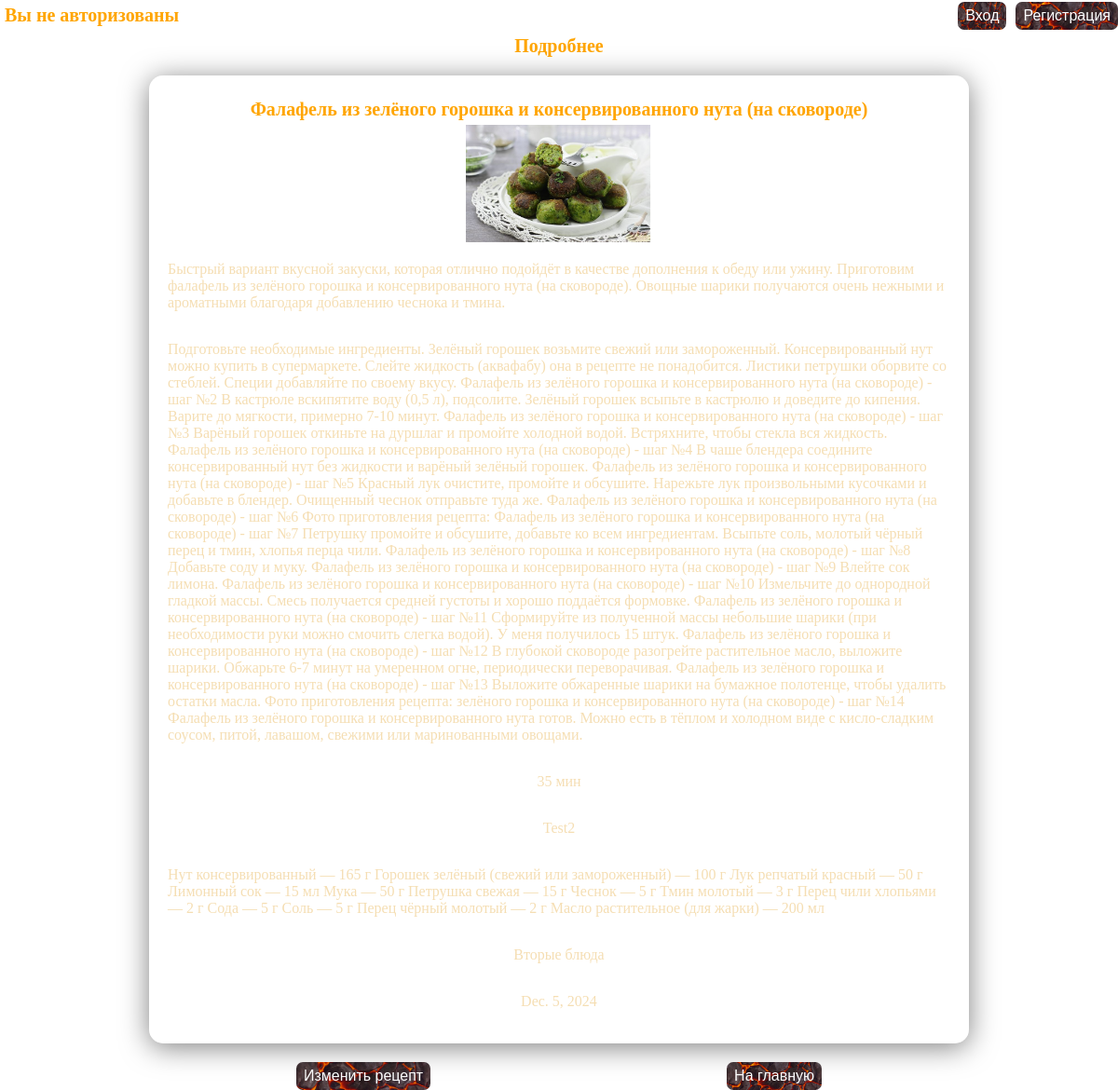
The page /detail_recipe/6/ on the database its author committed.
### recipe/models.py (models this page shows, shortened)
class Recipe(models.Model):
    name = models.CharField(max_length=150, blank=False, null=False, unique=True, verbose_name='Название блюда')
    description = models.TextField(max_length=2000, blank=False, null=False, verbose_name='Описание блюда')
    steps = models.TextField(max_length=5000, blank=False, null=False, verbose_name='Шаги приготовления блюда')
    time = models.CharField(max_length=60, blank=False, null=False, verbose_name='Время приготовления блюда')
    image = models.ImageField(upload_to=create_path_to_upload, blank=False, null=False, verbose_name='Изображение блюда')
    author = models.ForeignKey(to=User, on_delete=models.SET_DEFAULT, default=1, related_name='recipes',
                               related_query_name='recipe')
    ingredients = models.TextField(max_length=2000, blank=False, null=False, verbose_name='Ингридиенты')
    category = models.ForeignKey(to='Category', on_delete=models.SET_NULL, null=True, related_name='recipes',
                                 related_query_name='recipe')
    date_create = models.DateField(auto_now_add=True, verbose_name='Дата добавления')
    def __str__(self):
        return self.name
    class Meta:
        verbose_name = 'Рецепт'
        verbose_name_plural = 'Рецепты'

class Category(models.Model):
    name = models.CharField(max_length=150, blank=False, null=False, unique=True, verbose_name='Название категории')
    description = models.TextField(max_length=1000, blank=False, null=False, verbose_name='Описание категории')
    def __str__(self):
        return self.name
    class Meta:
        verbose_name = 'Категория'
        verbose_name_plural = 'Категории'

### recipe/views.py (the view)
# urls.py: path("detail_recipe/<int:pk>/", DetailRecipeView.as_view(), name="detail_recipe"),
class DetailRecipeView(DetailView):
    template_name = 'recipe/detail_recipe.html'
    queryset = Recipe.objects.select_related('category')

### recipe/templates/recipe/detail_recipe.html (shortened to what this page needs)
{% extends 'recipe/base.html' %}
    {% block body %}
<div>
    <h1 class="menu_text">Подробнее</h1>
</div>
<div class="transparent-blur-box">
        <h1 class="menu_text">{{object}}</h1>
    <div>
        <img class="img_size" src="{{ object.image.url }}" alt="{{ object.image.url }}">
    </div>
<p>{{object.description}}</p>
<p>{{object.steps}}</p>
<p>{{object.time}}</p>
<p>{{object.author}}</p>
<p>{{object.ingredients}}</p>
<p>{{object.category}}</p>
<p>{{object.date_create}}</p>
</div>
<div class="div_center">
    <button><a class="button" href="{% url 'recipe:update_recipe' object.pk %}">Изменить рецепт</a></button>
    <button><a class="button" href="{% url 'recipe:index' %}">На главную</a></button>
</div>
{% endblock %}

### rows shown on the page
Recipe: name "Фалафель из зелёного горошка и консервированного нута (на сковороде)", image (picture), description "Быстрый вариант вкусной закуски, которая отлично подойдёт в качестве дополнения к обеду или ужину. Приготовим фалафель из зелёного горошка и консервированного нута (на сковороде). Овощные шарики получаются очень нежными и ароматными благодаря добавлению чеснока и тмина.", steps "Подготовьте необходимые ингредиенты. Зелёный горошек возьмите свежий или замороженный. Консервированный нут можно купить в супермаркете. Слейте жидкость (аквафабу) она в рецепте не понадобится. Листики петрушки оборвите со стеблей. Специи добавляйте по своему вкусу. Фалафель из зелёного горошка и консервированного нута (на сковороде) - шаг №2 В кастрюле вскипятите воду (0,5 л), подсолите. Зелёный горошек всыпьте в кастрюлю и доведите до кипения. Варите до мягкости, примерно 7-10 минут. Фалафель из зелёного горошка и консервированного нута (на сковороде) - шаг №3 Варёный горошек откиньте на дуршлаг и промойте холодной водой. Встряхните, чтобы стекла вся жидкость. Фалафель из зелёного горошка…", time "35 мин", author "Test2", ingredients "Нут консервированный — 165 г Горошек зелёный (свежий или замороженный) — 100 г Лук репчатый красный — 50 г Лимонный сок — 15 мл Мука — 50 г Петрушка свежая — 15 г Чеснок — 5 г Тмин молотый — 3 г Перец чили хлопьями — 2 г Сода — 5 г Соль — 5 г Перец чёрный молотый — 2 г Масло растительное (для жарки) — 200 мл", category "Вторые блюда", date_create "Dec. 5, 2024"
